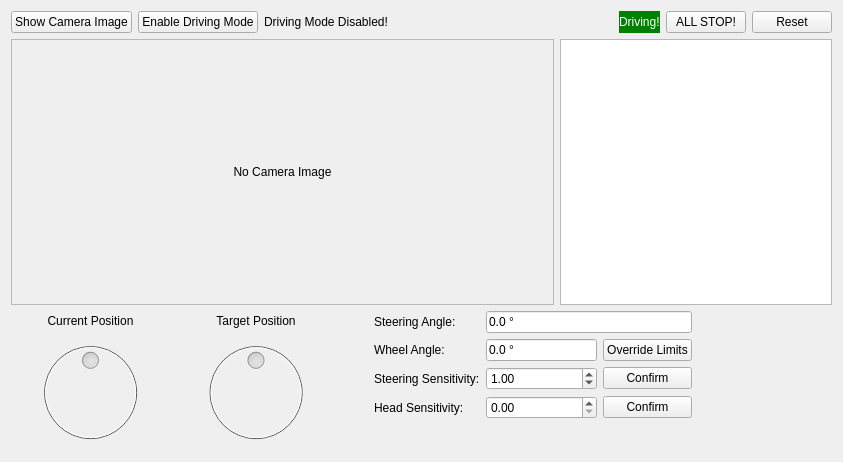
<?xml version="1.0" encoding="UTF-8"?>
<ui version="4.0">
 <class>DrivingWidget</class>
 <widget class="QMainWindow" name="DrivingWidget">
  <property name="geometry">
   <rect>
    <x>0</x>
    <y>0</y>
    <width>843</width>
    <height>462</height>
   </rect>
  </property>
  <property name="minimumSize">
   <size>
    <width>0</width>
    <height>0</height>
   </size>
  </property>
  <property name="maximumSize">
   <size>
    <width>16777215</width>
    <height>16777215</height>
   </size>
  </property>
  <property name="windowTitle">
   <string>THOR Driving</string>
  </property>
  <widget class="QWidget" name="centralWidget">
   <property name="minimumSize">
    <size>
     <width>0</width>
     <height>0</height>
    </size>
   </property>
   <layout class="QVBoxLayout" name="verticalLayout_3" stretch="0,1,0">
    <item>
     <layout class="QHBoxLayout" name="horizontalLayout">
      <item>
       <widget class="QPushButton" name="pushButton_ShowCameraImage">
        <property name="text">
         <string>Show Camera Image</string>
        </property>
        <property name="checkable">
         <bool>true</bool>
        </property>
        <property name="checked">
         <bool>false</bool>
        </property>
       </widget>
      </item>
      <item>
       <widget class="QPushButton" name="pushButton_ToggleDrivingMode">
        <property name="text">
         <string>Enable Driving Mode</string>
        </property>
       </widget>
      </item>
      <item>
       <widget class="QLabel" name="label_WaitingForACK">
        <property name="text">
         <string>Driving Mode Disabled!</string>
        </property>
       </widget>
      </item>
      <item>
       <spacer name="horizontalSpacer_2">
        <property name="orientation">
         <enum>Qt::Horizontal</enum>
        </property>
        <property name="sizeHint" stdset="0">
         <size>
          <width>368</width>
          <height>20</height>
         </size>
        </property>
       </spacer>
      </item>
      <item>
       <widget class="QLabel" name="label_DrivingActive">
        <property name="styleSheet">
         <string notr="true">background-color:green;
color:white;</string>
        </property>
        <property name="text">
         <string>Driving!</string>
        </property>
        <property name="margin">
         <number>3</number>
        </property>
       </widget>
      </item>
      <item>
       <widget class="QPushButton" name="pushButton_AllStop">
        <property name="styleSheet">
         <string notr="true">QPushButton::checked {
	background-color:#FF0000;
}</string>
        </property>
        <property name="text">
         <string>ALL STOP!</string>
        </property>
        <property name="checkable">
         <bool>true</bool>
        </property>
        <property name="checked">
         <bool>false</bool>
        </property>
       </widget>
      </item>
      <item>
       <widget class="QPushButton" name="pushButton_Reset">
        <property name="text">
         <string>Reset</string>
        </property>
       </widget>
      </item>
     </layout>
    </item>
    <item>
     <layout class="QHBoxLayout" name="horizontalLayout_3" stretch="2,1">
      <item>
       <widget class="QLabel" name="label_CameraImage">
        <property name="frameShape">
         <enum>QFrame::StyledPanel</enum>
        </property>
        <property name="frameShadow">
         <enum>QFrame::Sunken</enum>
        </property>
        <property name="text">
         <string>No Camera Image</string>
        </property>
        <property name="alignment">
         <set>Qt::AlignCenter</set>
        </property>
       </widget>
      </item>
      <item>
       <widget class="QGraphicsView" name="graphicsView_Wheels"/>
      </item>
     </layout>
    </item>
    <item>
     <layout class="QHBoxLayout" name="horizontalLayout_2" stretch="1,1,0,2,0,0">
      <item>
       <layout class="QVBoxLayout" name="verticalLayout" stretch="0,0,1,0">
        <item>
         <spacer name="verticalSpacer_3">
          <property name="orientation">
           <enum>Qt::Vertical</enum>
          </property>
          <property name="sizeType">
           <enum>QSizePolicy::Fixed</enum>
          </property>
          <property name="sizeHint" stdset="0">
           <size>
            <width>1</width>
            <height>3</height>
           </size>
          </property>
         </spacer>
        </item>
        <item>
         <widget class="QLabel" name="label_CurrentSteeringPosition">
          <property name="text">
           <string>Current Position</string>
          </property>
          <property name="alignment">
           <set>Qt::AlignCenter</set>
          </property>
         </widget>
        </item>
        <item>
         <widget class="QDial" name="dial_CurrentSteeringPosition">
          <property name="enabled">
           <bool>false</bool>
          </property>
          <property name="minimum">
           <number>-180</number>
          </property>
          <property name="maximum">
           <number>180</number>
          </property>
          <property name="orientation">
           <enum>Qt::Horizontal</enum>
          </property>
          <property name="invertedAppearance">
           <bool>false</bool>
          </property>
          <property name="invertedControls">
           <bool>false</bool>
          </property>
          <property name="wrapping">
           <bool>true</bool>
          </property>
          <property name="notchTarget">
           <double>0.000000000000000</double>
          </property>
          <property name="notchesVisible">
           <bool>false</bool>
          </property>
         </widget>
        </item>
        <item>
         <spacer name="verticalSpacer_2">
          <property name="orientation">
           <enum>Qt::Vertical</enum>
          </property>
          <property name="sizeHint" stdset="0">
           <size>
            <width>20</width>
            <height>0</height>
           </size>
          </property>
         </spacer>
        </item>
       </layout>
      </item>
      <item>
       <layout class="QVBoxLayout" name="verticalLayout_2" stretch="0,0,1,0">
        <item>
         <spacer name="verticalSpacer_4">
          <property name="orientation">
           <enum>Qt::Vertical</enum>
          </property>
          <property name="sizeType">
           <enum>QSizePolicy::Fixed</enum>
          </property>
          <property name="sizeHint" stdset="0">
           <size>
            <width>1</width>
            <height>3</height>
           </size>
          </property>
         </spacer>
        </item>
        <item>
         <widget class="QLabel" name="label_TargetSteeringPosition_2">
          <property name="text">
           <string>Target Position</string>
          </property>
          <property name="alignment">
           <set>Qt::AlignCenter</set>
          </property>
         </widget>
        </item>
        <item>
         <widget class="QDial" name="dial_TargetSteeringPosition">
          <property name="enabled">
           <bool>false</bool>
          </property>
          <property name="minimum">
           <number>-180</number>
          </property>
          <property name="maximum">
           <number>180</number>
          </property>
          <property name="orientation">
           <enum>Qt::Horizontal</enum>
          </property>
          <property name="invertedAppearance">
           <bool>false</bool>
          </property>
          <property name="invertedControls">
           <bool>false</bool>
          </property>
          <property name="wrapping">
           <bool>true</bool>
          </property>
          <property name="notchTarget">
           <double>0.000000000000000</double>
          </property>
          <property name="notchesVisible">
           <bool>false</bool>
          </property>
         </widget>
        </item>
        <item>
         <spacer name="verticalSpacer_5">
          <property name="orientation">
           <enum>Qt::Vertical</enum>
          </property>
          <property name="sizeHint" stdset="0">
           <size>
            <width>20</width>
            <height>0</height>
           </size>
          </property>
         </spacer>
        </item>
       </layout>
      </item>
      <item>
       <spacer name="horizontalSpacer">
        <property name="orientation">
         <enum>Qt::Horizontal</enum>
        </property>
        <property name="sizeType">
         <enum>QSizePolicy::Fixed</enum>
        </property>
        <property name="sizeHint" stdset="0">
         <size>
          <width>32</width>
          <height>20</height>
         </size>
        </property>
       </spacer>
      </item>
      <item>
       <layout class="QGridLayout" name="gridLayout" columnstretch="0,1,0">
        <item row="0" column="0">
         <widget class="QLabel" name="label_SteeringAngle">
          <property name="text">
           <string>Steering Angle:</string>
          </property>
         </widget>
        </item>
        <item row="0" column="1" colspan="2">
         <widget class="QLineEdit" name="lineEdit_SteeringAngle">
          <property name="text">
           <string>0.0 °</string>
          </property>
          <property name="readOnly">
           <bool>true</bool>
          </property>
         </widget>
        </item>
        <item row="3" column="0">
         <widget class="QLabel" name="label_SteeringSensitivity">
          <property name="text">
           <string>Steering Sensitivity:</string>
          </property>
         </widget>
        </item>
        <item row="4" column="0">
         <widget class="QLabel" name="label_HeadSensitivity">
          <property name="text">
           <string>Head Sensitivity:</string>
          </property>
         </widget>
        </item>
        <item row="3" column="2">
         <widget class="QPushButton" name="pushButton_ConfirmSteeringSensitivity">
          <property name="text">
           <string>Confirm</string>
          </property>
         </widget>
        </item>
        <item row="3" column="1">
         <widget class="QDoubleSpinBox" name="spinBox_SteeringSensitivity">
          <property name="maximum">
           <double>10.000000000000000</double>
          </property>
          <property name="singleStep">
           <double>0.100000000000000</double>
          </property>
          <property name="value">
           <double>1.000000000000000</double>
          </property>
         </widget>
        </item>
        <item row="4" column="1">
         <widget class="QDoubleSpinBox" name="spinBox_HeadSensitivity">
          <property name="maximum">
           <double>10.000000000000000</double>
          </property>
          <property name="singleStep">
           <double>0.100000000000000</double>
          </property>
         </widget>
        </item>
        <item row="4" column="2">
         <widget class="QPushButton" name="pushButton_ConfirmHeadSensitivity">
          <property name="text">
           <string>Confirm</string>
          </property>
         </widget>
        </item>
        <item row="5" column="0" colspan="3">
         <spacer name="verticalSpacer">
          <property name="orientation">
           <enum>Qt::Vertical</enum>
          </property>
          <property name="sizeHint" stdset="0">
           <size>
            <width>20</width>
            <height>0</height>
           </size>
          </property>
         </spacer>
        </item>
        <item row="2" column="2">
         <widget class="QPushButton" name="pushButton_OverrideLimits">
          <property name="text">
           <string>Override Limits</string>
          </property>
         </widget>
        </item>
        <item row="2" column="1">
         <widget class="QLineEdit" name="lineEdit_WheelAngle">
          <property name="text">
           <string>0.0 °</string>
          </property>
          <property name="readOnly">
           <bool>true</bool>
          </property>
         </widget>
        </item>
        <item row="2" column="0">
         <widget class="QLabel" name="label_WheelAngle">
          <property name="text">
           <string>Wheel Angle:</string>
          </property>
         </widget>
        </item>
       </layout>
      </item>
      <item>
       <spacer name="horizontalSpacer_3">
        <property name="orientation">
         <enum>Qt::Horizontal</enum>
        </property>
        <property name="sizeType">
         <enum>QSizePolicy::Fixed</enum>
        </property>
        <property name="sizeHint" stdset="0">
         <size>
          <width>32</width>
          <height>20</height>
         </size>
        </property>
       </spacer>
      </item>
      <item>
       <widget class="QLabel" name="label_Logo">
        <property name="minimumSize">
         <size>
          <width>102</width>
          <height>140</height>
         </size>
        </property>
        <property name="maximumSize">
         <size>
          <width>102</width>
          <height>140</height>
         </size>
        </property>
        <property name="text">
         <string/>
        </property>
        <property name="pixmap">
         <pixmap resource="res/resources.qrc">:/imgs/hector_logo.png</pixmap>
        </property>
        <property name="scaledContents">
         <bool>true</bool>
        </property>
       </widget>
      </item>
     </layout>
    </item>
   </layout>
  </widget>
 </widget>
 <layoutdefault spacing="6" margin="11"/>
 <resources>
  <include location="res/resources.qrc"/>
 </resources>
 <connections/>
</ui>
